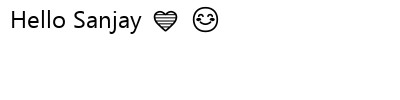

Recreate this plot in Python.
import os
from PIL import Image, ImageDraw, ImageFont

def main():
    img = Image.new("RGB", (400, 100), (255, 255, 255))
    draw = ImageDraw.Draw(img)
    
    # Try Segoe UI Emoji
    emoji_font_path = "C:\\Windows\\Fonts\\seguiemj.ttf"
    if os.path.exists(emoji_font_path):
        try:
            font = ImageFont.truetype(emoji_font_path, 24)
            # Draw a message with emoji
            draw.text((10, 10), "Hello Sanjay 🩶 😊", font=font, fill=(0, 0, 0))
            print("Successfully rendered text with Segoe UI Emoji")
        except Exception as e:
            print("Error loading/drawing with Segoe UI Emoji:", e)
    else:
        print("Segoe UI Emoji font not found")
        
    img.save("c:\\Users\\Sanjay\\Documents\\memories\\scratch\\test_emoji.png")
    print("Saved test_emoji.png")

if __name__ == "__main__":
    main()
